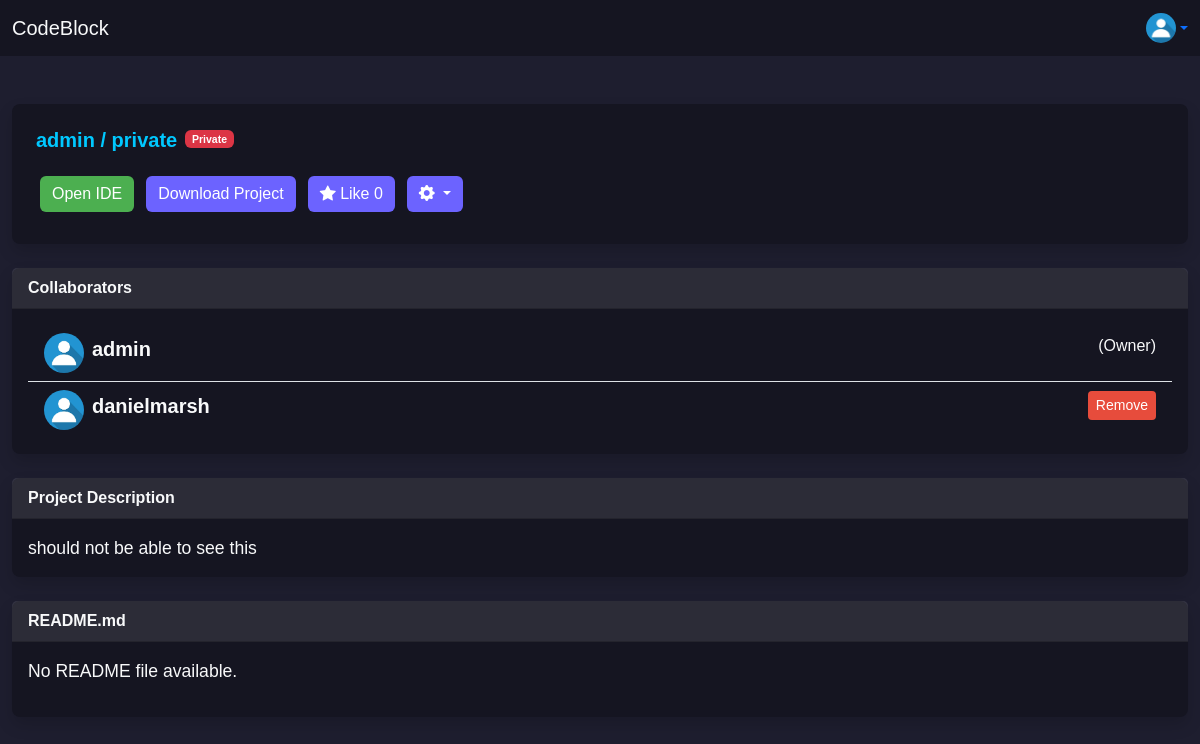
The app's page /project/admin/12/ (signed in) with its own data.
### user/models.py (models this page shows, shortened)
class CustomUser(AbstractUser):
    profile_picture = models.ImageField(upload_to='profile_pictures/', null=True, blank=True)
    following = models.ManyToManyField(
        'self',
        symmetrical=False,
        related_name='followers',
        blank=True
    )
    bio = models.TextField(null=True, blank=True)
    activity_log = models.JSONField(default=dict, blank=True)

### ide/models.py (models this page shows, shortened)
class Project(models.Model):
    THEME_CHOICES = [
        ('default', 'Light Mode'),
        ('eclipse', 'Eclipse'),
        ('material', 'Material'),
        ('cobalt', 'Cobalt'),
        ('monokai', 'Monokai'),
        ('dracula', 'Dracula'),
    ]
    SYNTAX_CHOICES = [
        ('auto', 'Auto Detect'),
        ('plain', 'Plain Text'),
        ('python', 'Python'),
        ('javascript', 'JavaScript'),
        ('html', 'HTML'),
        ('css', 'CSS'),
        ('java', 'Java'),
        ('c', 'C'),
        ('cpp', 'C++'),
        ('php', 'PHP'),
        ('ruby', 'Ruby'),
        ('swift', 'Swift'),
        ('go', 'Go'),
        ('rust', 'Rust'),
        ('typescript', 'TypeScript'),
    ]
    user = models.ForeignKey(settings.AUTH_USER_MODEL, on_delete=models.CASCADE)
    project_name = models.CharField(max_length=100)
    project_path = models.CharField(max_length=100, default=default_project_path)
    project_description = TextField(blank=True, null=True)
    selected_theme = models.CharField(max_length=20, choices=THEME_CHOICES, default='default')
    selected_syntax = models.CharField(max_length=20, choices=SYNTAX_CHOICES, default='auto')
    is_public = models.BooleanField(default=False)
    likes = models.PositiveIntegerField(default=0)
    liked_by = models.ManyToManyField(settings.AUTH_USER_MODEL, related_name='liked_projects', blank=True)
    modified_at = models.DateTimeField(auto_now=True)
    created_at = models.DateTimeField(auto_now_add=True)
    collaborators = models.ManyToManyField(settings.AUTH_USER_MODEL, related_name='collaborating_projects', blank=True)

### ide/views.py (the view, shortened to what this page needs)
# urls.py: path('project/<str:username>/<int:project_id>/', ProjectView.as_view(), name='project'),
class ProjectView(LoginRequiredMixin, TemplateView):
    template_name = 'project.html'
    login_url = 'login'
    def get(self, request, *args, **kwargs):
        project_id = kwargs.get('project_id')
        if project_id:
            try:
                current_project = Project.objects.get(id=project_id)
            except Project.DoesNotExist:
                return redirect('personal_profile')  # Redirect if the project does not exist
        else:
            current_project = Project.objects.order_by('-modified_at').first()
        project_tree = get_project_tree(current_project.project_path)
        readme_content = "<p>No README file available.</p>"
        readme_path = os.path.join(current_project.project_path, "README.md")
        if os.path.exists(readme_path):
            with open(readme_path, "r", encoding="utf-8") as readme_file:
                readme_content = markdown.markdown(readme_file.read())
        context = {
            'current_project': current_project,
            'project_tree': project_tree,
            'readme_content': readme_content,
        }
        return render(request, self.template_name, context)

### ide/views.py (called while the page is built, shortened)
def get_project_tree(project_path):
    project_tree = []
    root_dir = os.path.basename(project_path)
    return project_tree

### ide/templates/project.html (shortened to what this page needs)
<!DOCTYPE html>
<html lang="en">
<head>
    <link href="https://cdn.jsdelivr.net/npm/bootstrap@5.3.2/dist/css/bootstrap.min.css" rel="stylesheet">
    <link href="https://cdn.jsdelivr.net/npm/bootstrap-icons/font/bootstrap-icons.css" rel="stylesheet">
    {% load static %}
    <link rel="stylesheet" type="text/css" href="{% static 'project.css' %}">
</head>
<body>
<nav class="navbar fixed-top">
  <div class="container-fluid">
    <a class="navbar-brand text-light" href="{% url 'personal_profile' %}">
      CodeBlock
    </a>
    <div class="dropdown ms-auto">
      <a
        href="{% url 'personal_profile' %}"
        class="d-flex align-items-center dropdown-toggle"
        id="userDropdown"
        data-bs-toggle="dropdown"
        aria-expanded="false"
      >
        <img
          src="{{ user.profile_picture.url }}"
          alt="Profile Picture"
          width="30"
          height="30"
          class="rounded-circle"
        >
      </a>
    </div>
  </div>
</nav>
<main class="main-content container py-5">
    <div class="mb-4">
        <div class="card shadow border-0">
            <div class="text-light m-4">
                <div class="d-flex flex-wrap justify-content-start">
                    <h3 class="card-title mb-4">
                        <a href="{% url 'public_profile' current_project.user.username %}" class="card-title">
                            {{ current_project.user.username }}
                        </a>
                        /
                        <a href="{% url 'project' username=current_project.user.username project_id=current_project.id %}" class="card-title">
                            {{ current_project.project_name }}
                        </a>
                    </h3>
                    <p class="text-light small ms-2">
                        {% if current_project.is_public %}
                            <span class="badge bg-primary">Public</span>
                        {% else %}
                            <span class="badge bg-danger">Private</span>
                        {% endif %}
                    </p>
                </div>
                <div class="d-flex flex-wrap justify-content-start">
                    <a href="{% url 'ide' username=current_project.user.username project_id=current_project.id %}" class="btn btn-primary mx-1 mb-2">
                        Open IDE
                    </a>
                    <form method="post" action="{% url 'ide' username=current_project.user.username project_id=current_project.id %}" class="ms-1">
                        <button type="submit" class="btn btn-secondary mx-1 mb-2" name="download_project">Download Project</button>
                    </form>
                    <form method="post" action="{% url 'project' username=current_project.user.username project_id=current_project.id %}" class="mx-1">
                        <button type="submit" name="toggle_like" class="btn btn-secondary mx-1 mb-2">
                            <i class="bi bi-star-fill"></i>
                            {% if user in current_project.liked_by.all %}
                                Unlike {{ current_project.likes }}
                            {% else %}
                                Like {{ current_project.likes }}
                            {% endif %}
                        </button>
                    </form>
                     {% if request.user == current_project.user %}
                        <div class="dropdown">
                            <button class="btn btn-secondary dropdown-toggle mx-1 mb-2" type="button" id="settingsDropdown" data-bs-toggle="dropdown" aria-expanded="false">
                                <i class="bi bi-gear-fill"></i>
                            </button>
                        </div>
                    {% endif %}
                </div>
            </div>
        </div>
    </div>
        <div class="mb-4">
            <div class="card shadow border-0">
                <div class="card-header text-light">
                    Collaborators
                </div>
                <div class="card-body text-light">
                    <ul class="list-group list-group-flush">
                        <li class="list-group-item bg-transparent text-light d-flex align-items-center">
                            <img src="{{ current_project.user.profile_picture.url }}" alt="Profile" class="profile-image rounded-circle me-2" style="width: 40px; height: 40px;">
                            <div class="d-flex justify-content-between w-100">
                                <a href="{% url 'public_profile' current_project.user.username %}" class="card-title text-decoration-none text-light fs-5">
                                    {{ current_project.user.username }}
                                </a>
                                <span class="text-light ms-2">(Owner)</span>
                            </div>
                        </li>
                        {% for collaborator in current_project.collaborators.all %}
                            <li class="list-group-item bg-transparent text-light d-flex align-items-center">
                                <img src="{{ collaborator.profile_picture.url }}" alt="Profile" class="profile-image rounded-circle me-2" style="width: 40px; height: 40px;">
                                <div class="d-flex justify-content-between w-100">
                                    <a href="{% url 'public_profile' collaborator.username %}" class="card-title text-decoration-none text-light fs-5">
                                        {{ collaborator.username }}
                                    </a>
                                    {% if request.user == current_project.user %}
                                        <form method="post" class="m-0">
                                            <button type="submit" name="remove_collaborator" class="btn btn-danger btn-sm">Remove</button>
                                        </form>
                                    {% endif %}
                                </div>
                            </li>
                        {% empty %}
                            <li class="list-group-item bg-transparent text-light">No collaborators added yet.</li>
                        {% endfor %}
                    </ul>
                </div>
            </div>
        </div>
    <div class="mb-4">
        <div class="card shadow border-0">
            <div class="card-header text-light">
                Project Description
            </div>
            <div class="card-body text-light">
                <p class="mb-0">{{ current_project.project_description }}</p>
            </div>
        </div>
    </div>
    <div class="mb-4">
        <div class="card shadow border-0">
            <div class="card-header text-light">
                README.md
            </div>
            <div class="card-body text-light">
                <p class="mb-0">{{ readme_content|safe }}</p>
            </div>
        </div>
    </div>
</main>
</body>
</html>

### ide/static/project.css (style rules this page uses)
:root { --bg-dark: #1e1e2f; --bg-darker: #151521; --text-light: #e4e4e7; --text-accent: #00c8ff; --btn-primary: #4caf50; --btn-secondary: #6c63ff; --btn-danger: #e74c3c; }
.navbar.fixed-top { position: fixed; top: 0; left: 0; right: 0; z-index: 1030; background-color: var(--bg-darker); color: var(--text-accent); }
body { background-color: var(--bg-dark); color: var(--text-light); font-family: 'Arial', sans-serif; padding-top: 56px; }
.btn-primary { background-color: var(--btn-primary); border: none; }
.btn-secondary { background-color: var(--btn-secondary); border: none; }
.btn-danger { background-color: var(--btn-danger); border: none; }
.card { background-color: var(--bg-darker); border: none; border-radius: 0.5rem; box-shadow: 0 4px 8px rgba(0, 0, 0, 0.3); }
.card-header { background-color: rgba(255, 255, 255, 0.1); font-weight: bold; color: var(--text-light); }
.card-title { color: var(--text-accent); font-size: 20px; font-weight: bold; text-decoration: none; }
.main-content { margin: 0 auto; max-width: 1200px; }
.card-body p { font-size: 1.1rem; }

### records on screen
CustomUser: profile_picture (placeholder picture)
Project: user.username "admin", project_name "private", likes "0", user.profile_picture (placeholder picture), project_description "should not be able to see this"
CustomUser: profile_picture (placeholder picture), username "danielmarsh"

### other values on screen
{{ readme_content|safe }} "No README file available."
